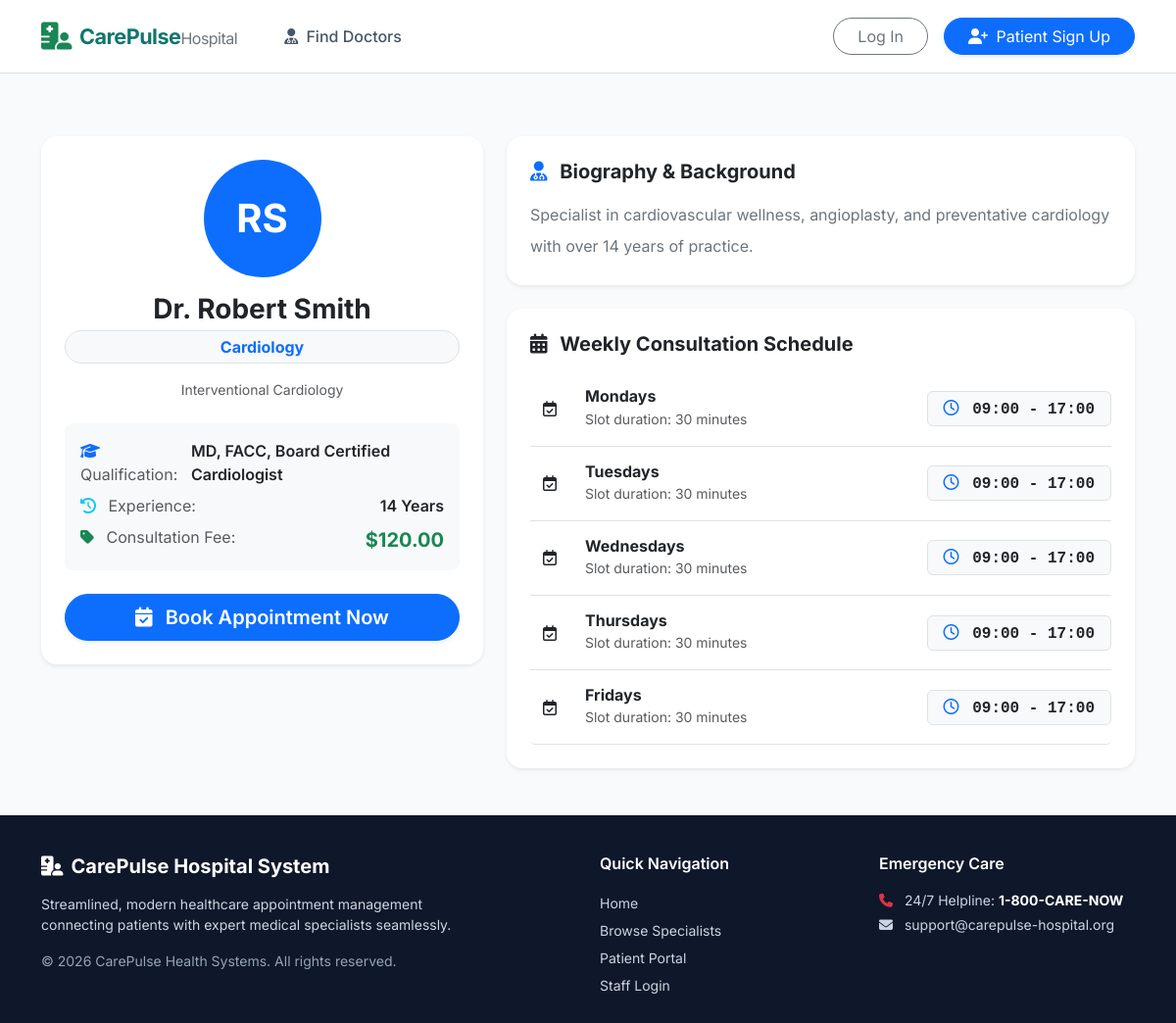
The page /doctors/1/ on the database its author committed.
### apps/doctors/models.py (models this page shows, shortened)
class DoctorProfile(models.Model):
    user = models.OneToOneField(CustomUser, on_delete=models.CASCADE, related_name='doctor_profile')
    department = models.ForeignKey(Department, on_delete=models.SET_NULL, null=True, related_name='doctors')
    specialization = models.CharField(max_length=150)
    qualification = models.CharField(max_length=150)
    experience_years = models.PositiveIntegerField(default=1)
    consultation_fee = models.DecimalField(max_digits=10, decimal_places=2, default=50.00)
    bio = models.TextField(blank=True, null=True)
    profile_picture = models.ImageField(upload_to='doctors/', blank=True, null=True)
    is_active = models.BooleanField(default=True)
    def get_full_title(self):
        full_name = self.user.get_full_name()
        return f"Dr. {full_name}" if full_name else f"Dr. {self.user.username}"

class Department(models.Model):
    name = models.CharField(max_length=100, unique=True)
    description = models.TextField(blank=True, null=True)
    icon_class = models.CharField(max_length=50, default='fa-stethoscope', help_text="FontAwesome icon CSS class")

class DoctorAvailability(models.Model):
    DAYS_OF_WEEK = (
        (0, 'Monday'),
        (1, 'Tuesday'),
        (2, 'Wednesday'),
        (3, 'Thursday'),
        (4, 'Friday'),
        (5, 'Saturday'),
        (6, 'Sunday'),
    )
    doctor = models.ForeignKey(DoctorProfile, on_delete=models.CASCADE, related_name='availabilities')
    day_of_week = models.IntegerField(choices=DAYS_OF_WEEK)
    start_time = models.TimeField()
    end_time = models.TimeField()
    slot_duration_minutes = models.PositiveIntegerField(default=30)
    is_available = models.BooleanField(default=True)
    class Meta:
        verbose_name_plural = "Doctor Availabilities"
        ordering = ['day_of_week', 'start_time']
    def get_day_display_name(self):
        return dict(self.DAYS_OF_WEEK).get(self.day_of_week, '')

### apps/accounts/models.py (models this page shows, shortened)
class CustomUser(AbstractUser):
    ROLE_ADMIN = 'admin'
    ROLE_DOCTOR = 'doctor'
    ROLE_PATIENT = 'patient'
    ROLE_CHOICES = (
        (ROLE_ADMIN, 'Admin'),
        (ROLE_DOCTOR, 'Doctor'),
        (ROLE_PATIENT, 'Patient'),
    )
    GENDER_CHOICES = (
        ('male', 'Male'),
        ('female', 'Female'),
        ('other', 'Other'),
    )
    role = models.CharField(max_length=20, choices=ROLE_CHOICES, default=ROLE_PATIENT)
    phone = models.CharField(max_length=20, blank=True, null=True)
    gender = models.CharField(max_length=10, choices=GENDER_CHOICES, blank=True, null=True)
    date_of_birth = models.DateField(blank=True, null=True)

### apps/doctors/views.py (the view)
# urls.py: path('<int:pk>/', views.doctor_detail, name='doctor_detail'),
def doctor_detail(request, pk):
    doctor = get_object_or_404(DoctorProfile.objects.select_related('user', 'department'), pk=pk)
    availabilities = doctor.availabilities.filter(is_available=True)
    return render(request, 'doctors/doctor_detail.html', {
        'doctor': doctor,
        'availabilities': availabilities
    })

### templates/doctors/doctor_detail.html (shortened to what this page needs)
{% extends 'base.html' %}
{% block content %}
<div class="container py-5">
    <div class="row gy-4">
        <div class="col-lg-5">
            <div class="card custom-card border-0 p-4 rounded-4 shadow-sm text-center">
                {% if doctor.profile_picture %}
                    <img src="{{ doctor.profile_picture.url }}" alt="{{ doctor.get_full_title }}" class="doctor-avatar mx-auto mb-3" style="width: 120px; height: 120px;">
                {% else %}
                    <div class="bg-primary text-white rounded-circle d-flex align-items-center justify-content-center fw-bold fs-1 mx-auto mb-3" style="width: 120px; height: 120px;">
                        {{ doctor.user.first_name|slice:":1" }}{{ doctor.user.last_name|slice:":1" }}
                    </div>
                {% endif %}
                <h3 class="fw-bold mb-1">{{ doctor.get_full_title }}</h3>
                <span class="badge bg-light text-primary border px-3 py-2 rounded-pill fs-6 mb-3 d-inline-block">{{ doctor.department.name }}</span>
                <p class="text-muted small mb-4">{{ doctor.specialization }}</p>
                <div class="bg-light p-3 rounded-3 text-start mb-4">
                    <div class="d-flex justify-content-between mb-2">
                        <span class="text-muted"><i class="fa-solid fa-graduation-cap me-2 text-primary"></i> Qualification:</span>
                        <span class="fw-semibold">{{ doctor.qualification }}</span>
                    </div>
                    <div class="d-flex justify-content-between mb-2">
                        <span class="text-muted"><i class="fa-solid fa-clock-rotate-left me-2 text-info"></i> Experience:</span>
                        <span class="fw-semibold">{{ doctor.experience_years }} Years</span>
                    </div>
                    <div class="d-flex justify-content-between">
                        <span class="text-muted"><i class="fa-solid fa-tag me-2 text-success"></i> Consultation Fee:</span>
                        <span class="fw-bold text-success fs-5">${{ doctor.consultation_fee }}</span>
                    </div>
                </div>
                <a href="{% url 'appointments:book' %}?doctor={{ doctor.id }}" class="btn btn-primary btn-lg rounded-pill w-100 fw-semibold shadow-sm">
                    <i class="fa-solid fa-calendar-check me-2"></i> Book Appointment Now
                </a>
            </div>
        </div>
        <div class="col-lg-7">
            <div class="card custom-card border-0 p-4 rounded-4 shadow-sm mb-4">
                <h5 class="fw-bold mb-3"><i class="fa-solid fa-user-doctor text-primary me-2"></i> Biography & Background</h5>
                <p class="text-secondary lh-lg mb-0">{{ doctor.bio|default:"No extended biography available for this practitioner." }}</p>
            </div>
            <div class="card custom-card border-0 p-4 rounded-4 shadow-sm">
                <h5 class="fw-bold mb-3"><i class="fa-solid fa-calendar-days text-teal me-2"></i> Weekly Consultation Schedule</h5>
                {% if availabilities %}
                    <div class="list-group list-group-flush">
                        {% for avail in availabilities %}
                            <div class="list-group-item px-0 py-3 border-bottom d-flex align-items-center justify-content-between">
                                <div class="d-flex align-items-center gap-3">
                                    <div class="bg-teal-subtle text-teal rounded-circle p-2 d-flex align-items-center justify-content-center" style="width: 40px; height: 40px;">
                                        <i class="fa-regular fa-calendar-check"></i>
                                    </div>
                                    <div>
                                        <h6 class="fw-bold mb-0 text-dark">{{ avail.get_day_display_name }}s</h6>
                                        <small class="text-muted">Slot duration: {{ avail.slot_duration_minutes }} minutes</small>
                                    </div>
                                </div>
                                <span class="badge bg-light text-dark font-monospace border fs-6 px-3 py-2">
                                    <i class="fa-regular fa-clock me-1 text-primary"></i>
                                    {{ avail.start_time|time:"H:i" }} - {{ avail.end_time|time:"H:i" }}
                                </span>
                            </div>
                        {% endfor %}
                    </div>
                {% else %}
                    <div class="text-center py-4 text-muted">
                        <i class="fa-regular fa-clock fs-3 d-block mb-2 text-secondary"></i>
                        Doctor has not published active working hours yet.
                    </div>
                {% endif %}
            </div>
        </div>
    </div>
</div>
{% endblock %}

### static/css/style.css (style rules this page uses)
:root { --primary-color: #0d6efd; --teal-primary: #0f766e; --teal-accent: #14b8a6; --dark-slate: #0f172a; --light-bg: #f8fafc; --card-shadow: 0 10px 25px -5px rgba(15, 23, 42, 0.08), 0 8px 10px -6px rgba(15, 23, 42, 0.04); }
body { font-family: 'Inter', system-ui, -apple-system, BlinkMacSystemFont, 'Segoe UI', Roboto, sans-serif; background-color: var(--light-bg); color: #334155; min-height: 100vh; display: flex; flex-direction: column; }
.custom-card { border: 1px solid rgba(226, 232, 240, 0.8); border-radius: 1rem; background: #ffffff; box-shadow: var(--card-shadow); }

### rows shown on the page
DoctorProfile: user.first_name "R", user.last_name "S", get_full_title "Dr. Robert Smith", department.name "Cardiology", specialization "Interventional Cardiology", qualification "MD, FACC, Board Certified Cardiologist", experience_years "14", consultation_fee "120.00", bio "Specialist in cardiovascular wellness, angioplasty, and preventative cardiology with over 14 years of practice."
DoctorAvailability: get_day_display_name "Monday", slot_duration_minutes "30", start_time "09:00", end_time "17:00"
DoctorAvailability: get_day_display_name "Tuesday", slot_duration_minutes "30", start_time "09:00", end_time "17:00"
DoctorAvailability: get_day_display_name "Wednesday", slot_duration_minutes "30", start_time "09:00", end_time "17:00"
DoctorAvailability: get_day_display_name "Thursday", slot_duration_minutes "30", start_time "09:00", end_time "17:00"
DoctorAvailability: get_day_display_name "Friday", slot_duration_minutes "30", start_time "09:00", end_time "17:00"
